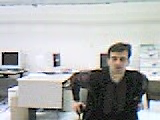
#> input picture frame 24 of pythonProject/sample_video.avi, 160 x 120 px
$ python VideoToText_OCR.py
#> lines starting #> are read from the running program, lines starting #| are printed output that depends on the picture; after the words box and inside, x2 and y2 are one past the last pixel; in counts of white or black regions, pixels touching at a corner belong together
import cv2
import pytesseract

pytesseract.pytesseract.tesseract_cmd = r'C:\Program Files\Tesseract-OCR\tesseract.exe'

cap = cv2.VideoCapture("sample_video.avi")

while True:
    ret, frame = cap.read()
#> frame is the input picture: shape (120, 160, 3); mean B, G, R 174, 174.2, 172.8
    if not ret:
        print("End of video")
        break

    gray = cv2.cvtColor(frame, cv2.COLOR_BGR2GRAY)
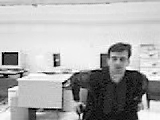
#> gray: shape (120, 160); min 0, max 255, mean 173.7

    _, binary_image = cv2.threshold(gray, 0, 255, cv2.THRESH_BINARY + cv2.THRESH_OTSU)
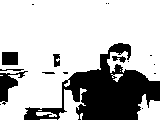
#> binary_image: shape (120, 160); 73.3% white; 17 black regions (10 under 20 px), largest, box (x1, y1, x2, y2) and area: (24, 43, 160, 120) 4361, (0, 71, 28, 105) 366, (2, 52, 18, 65) 208

    config = "--psm 6"  # Suitable for detecting block of text
#> (the run stopped early here; a loop or call above may not have finished)

$ run again, starting later in the video
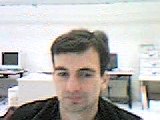
#> input picture frame 111 of pythonProject/sample_video.avi, 160 x 120 px
#> frame is the input picture: shape (120, 160, 3); mean B, G, R 179.2, 182.3, 185.1
#> `gray = cv2.cvtColor(frame, cv2.COLOR_BGR2GRAY)`:
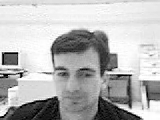
#> gray: shape (120, 160); min 0, max 255, mean 182.7
#> `_, binary_image = cv2.threshold(gray, 0, 255, cv2.THRESH_BINARY + cv2...`:
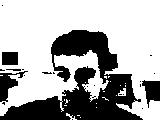
#> binary_image: shape (120, 160); 67% white; 23 black regions (18 under 20 px), largest, box (x1, y1, x2, y2) and area: (0, 30, 143, 120) 5387, (0, 71, 28, 102) 350, (142, 80, 160, 108) 310, (2, 52, 18, 65) 208, (6, 69, 21, 71) 23

$ run again, starting later in the video
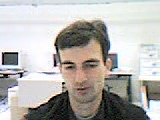
#> input picture frame 198 of pythonProject/sample_video.avi, 160 x 120 px
#> frame is the input picture: shape (120, 160, 3); mean B, G, R 176.1, 179, 181.4
#> `gray = cv2.cvtColor(frame, cv2.COLOR_BGR2GRAY)`:
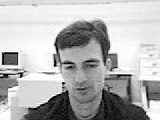
#> gray: shape (120, 160); min 0, max 255, mean 179.4
#> `_, binary_image = cv2.threshold(gray, 0, 255, cv2.THRESH_BINARY + cv2...`:
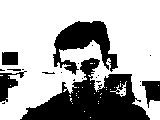
#> binary_image: shape (120, 160); 66.9% white; 23 black regions (17 under 20 px), largest, box (x1, y1, x2, y2) and area: (20, 58, 150, 120) 3774, (53, 21, 118, 75) 1652, (0, 71, 27, 102) 343, (142, 81, 160, 108) 307, (2, 52, 18, 65) 207, (7, 69, 21, 71) 22
